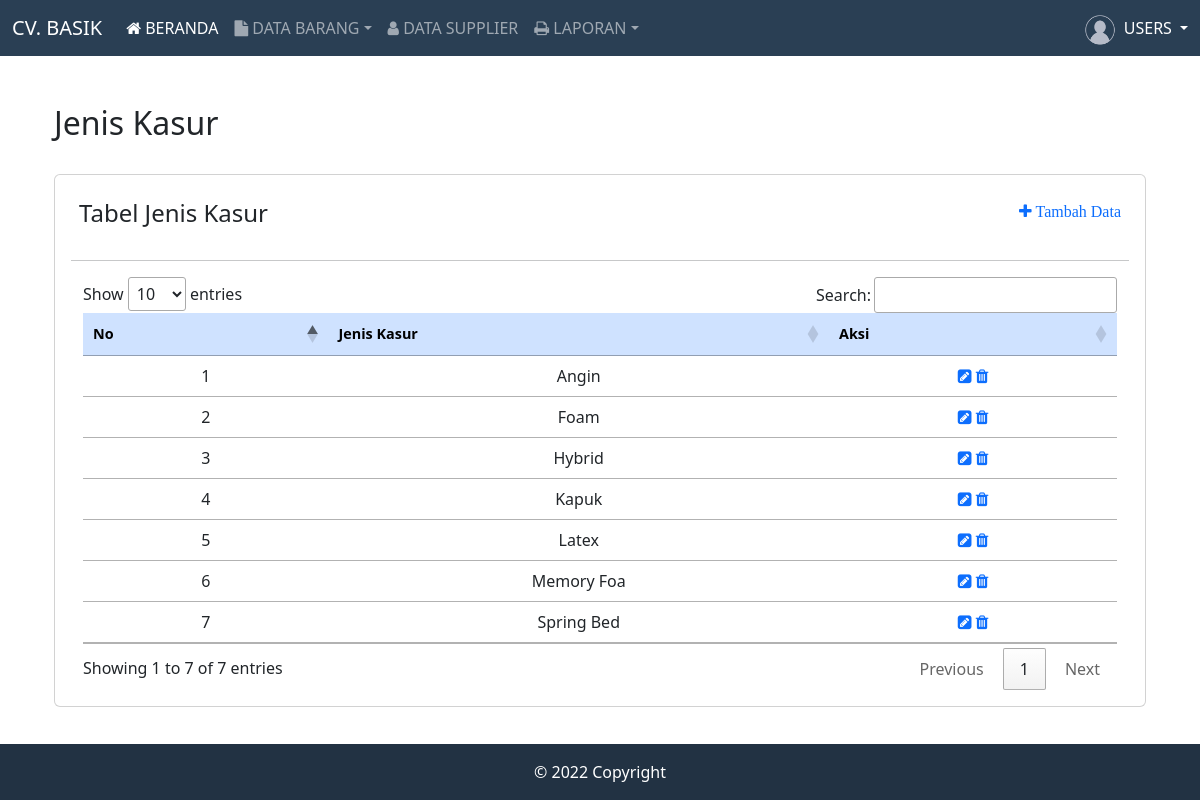
Page /modules/jenis_kasur/jenis_kasur.php (signed in) on the committed database.
### tables this page shows
CREATE TABLE `is_jeniskasur` (
  `id` int(10) NOT NULL,
  `jenis_kasur` varchar(10) NOT NULL
);

### modules/jenis_kasur/jenis_kasur.php (the view, shortened to what this page needs)
<?php
include "../layout/header.php";
?>
<div class="container mt-5">
    <p class="h2">Jenis Kasur</p>
    <div class="position-relative">
        <div class="row">
            <div class="col">
                <div class="card text-center mt-4">
                    <div class="card-body">
                        <div class="d-flex justify-content-between mb-3">
                            <div class="p-2">
                                <h4>Tabel Jenis Kasur</h4>
                            </div>
                            <div class="p-2 "><a href="tambah_jenis.php" class="fa fa-plus" style="text-decoration:none"> Tambah Data</a></button></div>
                        </div>
                        <hr>
                        <div class="container mt-3">
                            <table class="table" id="tabel-data" >
                                <thead class="table-primary" style="font-size:90%">
                                    <tr>
                                        <th>No</th>
                                        <th>Jenis Kasur</th>
                                        <th>Aksi</th>
                                    </tr>
                                </thead>
                                <tbody>
                                    <?php
                                    include './../../config/koneksi.php';
                                    $no = 1;
                                    $data = mysqli_query($koneksi, "SELECT * FROM is_jeniskasur ORDER BY jenis_kasur asc");
                                    while ($d = mysqli_fetch_array($data)) {
                                    ?>
                                        <tr>
                                            <td><?php echo $no++; ?></td>
                                            <td><?php echo $d['jenis_kasur']; ?></td>
                                            <td>
                                                <a data-toggle="tooltip" data-placement="top" title="edit" href="edit_jenis.php?id=<?php echo $d['id']; ?>"><span class="fa fa-pencil-square"></span></a>
                                                <a data-toggle="tooltip" data-placement="top" title="Hapus" href="hapus_jenis.php?id=<?php echo $d['id']; ?>"><span class="fa fa-trash"></span></a>
                                            </td>
                                        </tr>
                                    <?php
                                    }
                                    ?>
                                </tbody>
                            </table>
                        </div>
                    </div>
                </div>
            </div>
        </div>
    </div>
</div>
<?php
include '../layout/footer.php';
?>

### rows in the picture
is_jeniskasur: jenis_kasur "Angin"
is_jeniskasur: jenis_kasur "Foam"
is_jeniskasur: jenis_kasur "Hybrid"
is_jeniskasur: jenis_kasur "Kapuk"
is_jeniskasur: jenis_kasur "Latex"
is_jeniskasur: jenis_kasur "Memory Foa"
is_jeniskasur: jenis_kasur "Spring Bed"
